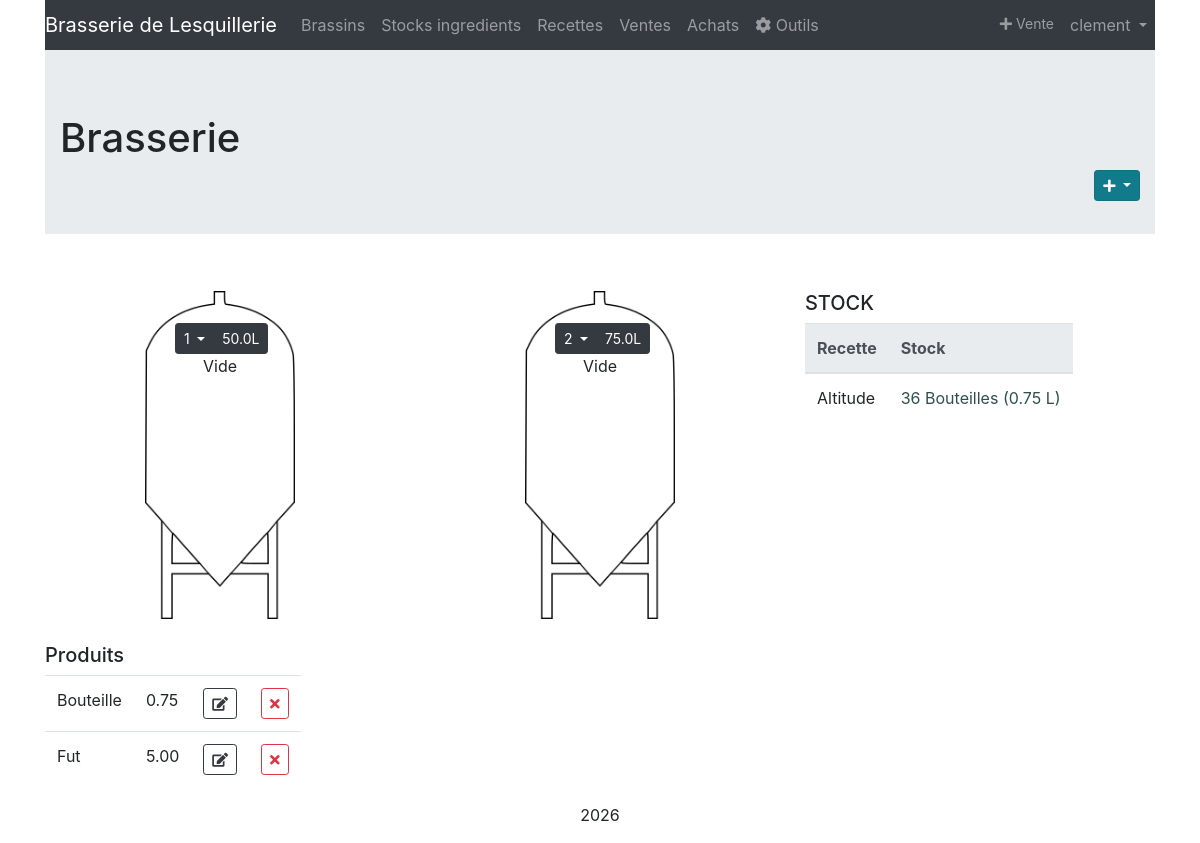
The page /brasserie/ (signed in) on the database its author committed.
### brassin/models.py (models this page shows, shortened)
class Profile(models.Model):
	user = models.OneToOneField(User, on_delete=models.CASCADE)
	brasserie = models.CharField(max_length=100)
	logo = models.ImageField(upload_to ='logos',blank=True,null=True)

class Fermenteur(models.Model):
    numero = models.CharField(blank=True,null=True,max_length=30)
    volume = models.DecimalField(max_digits=5, decimal_places=1)
    marque = models.CharField(null=True,blank=True,max_length=30)
    diametre = models.DecimalField(blank=True,null=True,max_digits=5, decimal_places=1)
    notes = models.TextField(blank=True,null=True)
    @property
    def filled_with(self):
        brassin_f = Brassin.objects.filter(fermenteur=self.id,date_mise_bouteille__isnull=True,archive=False).first()
        if brassin_f is None:
            return "Vide"
        else:
            return str(brassin_f)
    @property
    def dispo(self):
        if self.filled_with == "Vide":
            return True
        return False

class Recette(models.Model):
	nom = models.CharField(max_length=30)
	type_biere = models.CharField(blank=True,null=True,max_length=30)
	densite_desire = models.DecimalField(blank=True,null=True, max_digits=4, decimal_places=3)
	taux_empatage =  models.DecimalField(max_digits=4, decimal_places=3,default=0.3)
	resucrage = models.DecimalField(blank=True,null=True, max_digits=3, decimal_places=1,default=7)
	notes = models.TextField(blank=True,null=True)
	etiquette = models.ImageField(upload_to = 'recettes',blank=True,null=True)
	class Meta:
		verbose_name = "Recette"
		ordering = ['id']

class BrassinProduit(models.Model):
	brassin = models.ForeignKey(Brassin, on_delete=models.CASCADE)
	produit = models.ForeignKey(Produit, on_delete=models.PROTECT)
	quantite = models.PositiveIntegerField()
	class Meta:
	    verbose_name = "Produits disponibles"
	    ordering = ['-brassin__date_brassin']
	@property
	def vendu(self):
		vendu = Vente.objects.filter(brassin_produit=self.id).aggregate(Sum('quantite')).get('quantite__sum',0.00)
		if vendu is None:
		    return 0.00
		else:
		    return vendu
	@property
	def restant(self):
	    restant = Decimal(self.quantite) - Decimal(self.vendu)
	    return restant

class Produit(models.Model):
    PRODUIT_TYPE = [('Bouteille','Bouteille'),('Canette','Canette'),('Fut','Fut'),('Autre','Autre')]
    type_produit = models.CharField(null=True,max_length=30,choices=PRODUIT_TYPE,default='Bouteille')
    contenance = models.DecimalField(max_digits=6, decimal_places=2)
    prix = models.DecimalField(null=True, blank= True,max_digits=6,decimal_places=2)

### brassin/views.py (the view)
# urls.py: 2. Add a URL to urlpatterns:  path('', Home.as_view(), name='home')
@login_required
def Home(request):
    bs = Brassin.objects.all()
    total_brassins = Brassin.objects.all().count()
    ns = Note.objects.all()
    f = Fermenteur.objects.all()
    ps = Produit.objects.all()
    rs = Recette.objects.all()
    stock = BrassinProduit.objects.filter(brassin__archive=False).order_by('brassin__recette__nom')
    return render(request, "brassin/home.html", {'brassins': bs,'notes':ns,'total': total_brassins,'stock':stock,'fermenteurs':f,'produits':ps,'stock':stock})

### brassin/models.py (called while the page is built)
	def __str__(self):
	    if not self.recette:
	        return str(self.numero) + ": Sans recette (" + str(self.date_brassin) + ")"
	    return str(self.numero) + ": " + str(self.recette.nom) + " (" + str(self.date_brassin) + ")"

### brassin/templates/brassin/home.html (shortened to what this page needs)
{% extends 'base.html' %}
{% load static %}
{% block css %}
<link rel="stylesheet" href="{% static 'brassin/css/style.css' %}" />
{% endblock %}
{% block content %}
  <div class="jumbotron jumbotron-fluid">
    <div class="container">
        <h1 class="page-header">Brasserie</h1>
        <div class="dropdown show float-right">
          <button class="btn btn-info btn-sm dropdown-toggle" type="button" id="dropdownMenuButton" data-toggle="dropdown" aria-haspopup="true" aria-expanded="false">
            <i class="fas fa-plus"></i>
          </button>
        </div>
    </div>
  </div>
  <div class="row">
    <div class="col-12">
    </div>
  </div>
  <br/>
  <div class="row">
    <div class="col-8">
      <div class="row justify-content-center">
        {% for f in fermenteurs %}
        <div class="col d-flex justify-content-center">
            <div class="box" style="width: 150px;">
              <img src="/media/fermenteur_{% if f.dispo %}vide{% else %}plein{% endif %}.png" alt="Fermenteur" style="  max-width:100%;max-height:100%;">
              <div class="text">
                  <div class="btn-group">
                      <div class="btn-group">
                          <button class="btn btn-dark btn-sm dropdown-toggle" type="button" id="dropdownMenuButton2" data-toggle="dropdown" aria-haspopup="true" aria-expanded="false">
                            {{ f.numero }}
                          </button>
                      </div>
                      <button type="button" class="btn btn-dark btn-sm">{{ f.volume }}L</button>
                  </div>
                  <br/>
                  {{ f.filled_with }}
              </div>
            </div>
        </div>
        {% endfor %}
      </div>
    </div>
    <div class="col-4">
        <h5>STOCK</h5>
        {% regroup stock by brassin.recette.nom as recette_list %}
        <table class="table table-responsive" id="Stock-brasserie-table">
            <thead class="thead-light">
                <tr>
                    <th>Recette</th>
                    <th>Stock</th>
                </tr>
            </thead>
            <tbody>
                {% for b in recette_list %}
                <tr>
                    <td>{{ b.grouper }}</td>
                    <td>
                        {% for s in b.list %}
                          <a data-toggle="tooltip" title="{{ s.brassin }}" href="{% url 'brassin_consult' s.brassin.id %}">{{ s.restant }} {{ s.produit.type_produit }}{% if s.restant > 1 %}s{% endif %} ({{ s.produit.contenance}} L) </a><br/>
                        {% endfor %}
                    </td>
                </tr>
                {% endfor %}
            </tbody>
        </table>
    </div>
  </div>
  <br/>
  <div class="row">
    <div class="col-12">
      <h5>Produits</h5>
      <table class="table table-hover table-responsive" id="Produits-table" style="width:100%">
        <tbody>
          {% for produit in produits %}
          <tr>
            <td>{{ produit.type_produit }}</td>
            <td>{{ produit.contenance }}</td>
            <td><a class="btn btn-outline-dark btn-sm" href="{% url 'produit_update' produit.id %}"><i class="fas fa-edit"></i></a></td>
            <td><a class="btn btn-outline-danger btn-sm" href="{% url 'produit_delete' pk=produit.id %}"><i class="fas fa-times"></i></a></td>
          </tr>
          {% empty %}
            <tr>
              <td colspan="10" class="text-center bg-warning">Pas de produit.</td>
            </tr>
          {% endfor %}
        </tbody>
      </table>
    </div>
  </div>
{% endblock %}

### templates/base.html (shortened to what this page needs)
{% load static %}
<!DOCTYPE html>
<html lang="fr">
  <head>
    <link rel="stylesheet" href="https://use.fontawesome.com/releases/v5.7.0/css/all.css">
    <link rel="stylesheet" href="https://maxcdn.bootstrapcdn.com/bootstrap/4.0.0/css/bootstrap.min.css">
    <link rel="stylesheet" type="text/css" href="https://cdn.datatables.net/1.10.24/css/dataTables.bootstrap4.min.css"/>
    <link rel="stylesheet" href="{% static 'brassin/css/style.css' %}" />
    {% block css %}
    {% endblock %}
  </head>
  <body>
    <div class="container">
      <nav class="navbar navbar-expand-sm bg-dark navbar-dark sticky-top bg-faded">
        <a class="navbar-brand" href="{% url 'home' %}">
          {% if user.profile.logo %}
            <img src="{{ user.profile.logo.url }}" alt="{{ user.profile.brasserie }}" height="30">
          {% else %}
            {{ user.profile.brasserie }}
          {% endif %}
        </a>
        <div class="collapse navbar-collapse" id="collapsibleNavbar">
          {% if user.is_authenticated %}
          <ul class="navbar-nav">
            <li class="nav-item">
              <a class="nav-link" href="{% url 'brassin_list' %}">Brassins</a>
            </li>
            <li class="nav-item">
              <a class="nav-link" href="{% url 'ingredients_list' %}">Stocks ingredients</a>
            </li>
            <li class="nav-item">
              <a class="nav-link" href="{% url 'recettes_list' %}">Recettes</a>
            </li>
            <li class="nav-item">
              <a class="nav-link" href="{% url 'ventes_list' %}">Ventes</a>
            </li>
            <li class="nav-item">
              <a class="nav-link" href="{% url 'achats_list' %}">Achats</a>
            </li>
            <li class="nav-item">
              <a class="nav-link" href="{% url 'outils' %}"><i class="fa fa-cog" aria-hidden="true"></i>   Outils</a>
            </li>
          </ul>
          <ul class="navbar-nav ml-auto">
            <li class="nav-item">
              <a class="nav-link btn-outline-info btn-sm" href="{% url 'vente_create' %}"><i class="fas fa-plus"></i>  Vente</a>
            </li>
            <li class="nav-item dropdown">
              <a class="nav-link dropdown-toggle" href="#" id="navbardrop" data-toggle="dropdown">
                {{ user.get_username }}
              </a>
            </li>
          </ul>
          {% endif %}
        </div>
      </nav>
      {% block content %}
      {% endblock %}
      <footer class="container-fluid bg-4 text-center">
          <p>{% now "Y" %}</p>
      </footer>
    </div>
  </body>
</html>

### brassin/static/brassin/css/style.css (style rules this page uses)
.navbar { padding: 0; }
.nav-link { padding: .8rem 1rem; }
a { color: darkslategray; }

### brassin/templates/brassin/home.html (style rules this page uses)
.box { position: relative; display: inline-block; }
.box .text { position: absolute; z-index: 999; margin: 0 auto; left: 0; right: 0; top: 10%; text-align: center; width: 60%; }

### rows shown on the page
Fermenteur: numero "1", volume "50.0", filled_with "Vide"
Fermenteur: numero "2", volume "75.0", filled_with "Vide"
Recette: grouper "Altitude"
BrassinProduit: restant "36", produit.type_produit "Bouteille", produit.contenance "0.75"
Produit: type_produit "Bouteille", contenance "0.75"
Produit: type_produit "Fut", contenance "5.00"

### other values the page prints
{{ user.profile.brasserie }} "Brasserie de Lesquillerie"
{{ user.get_username }} "clement"
